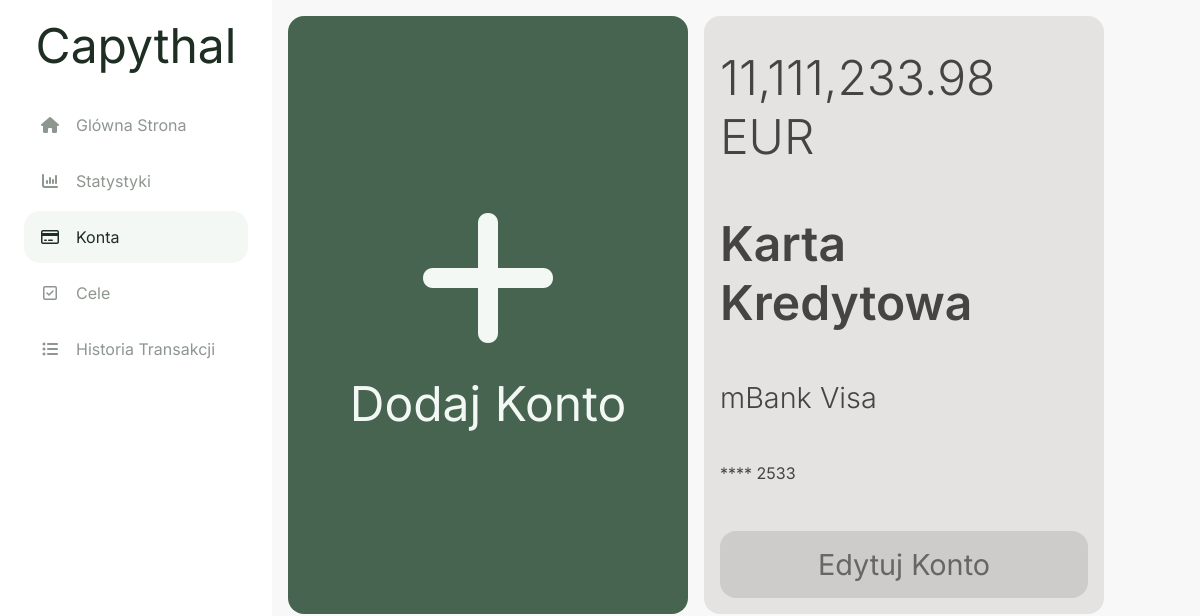
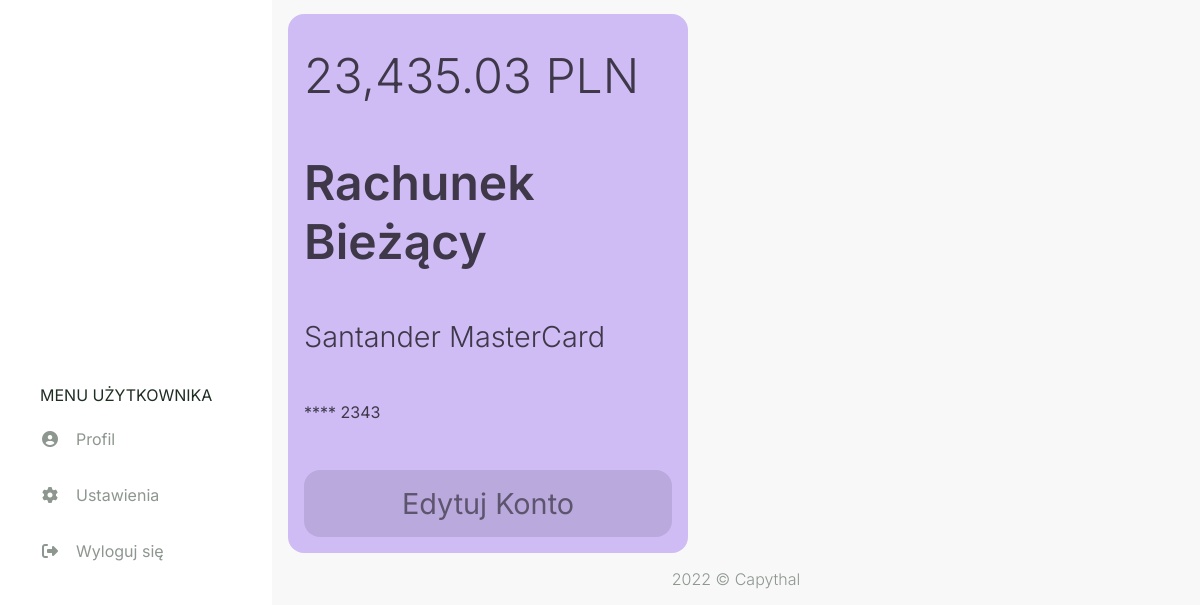
The app's page /accounts (signed in), older data (2 pictures, top to bottom).
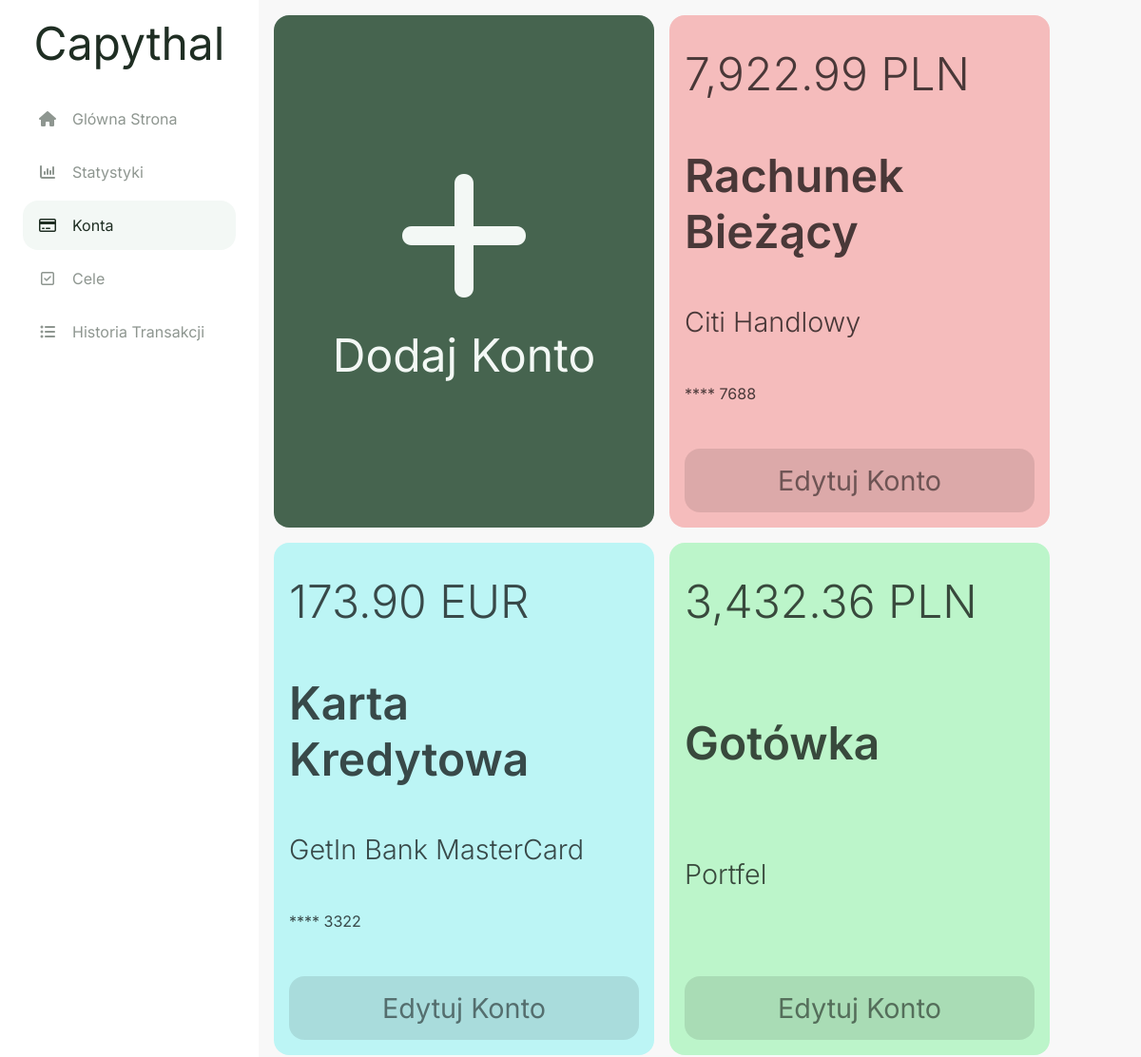
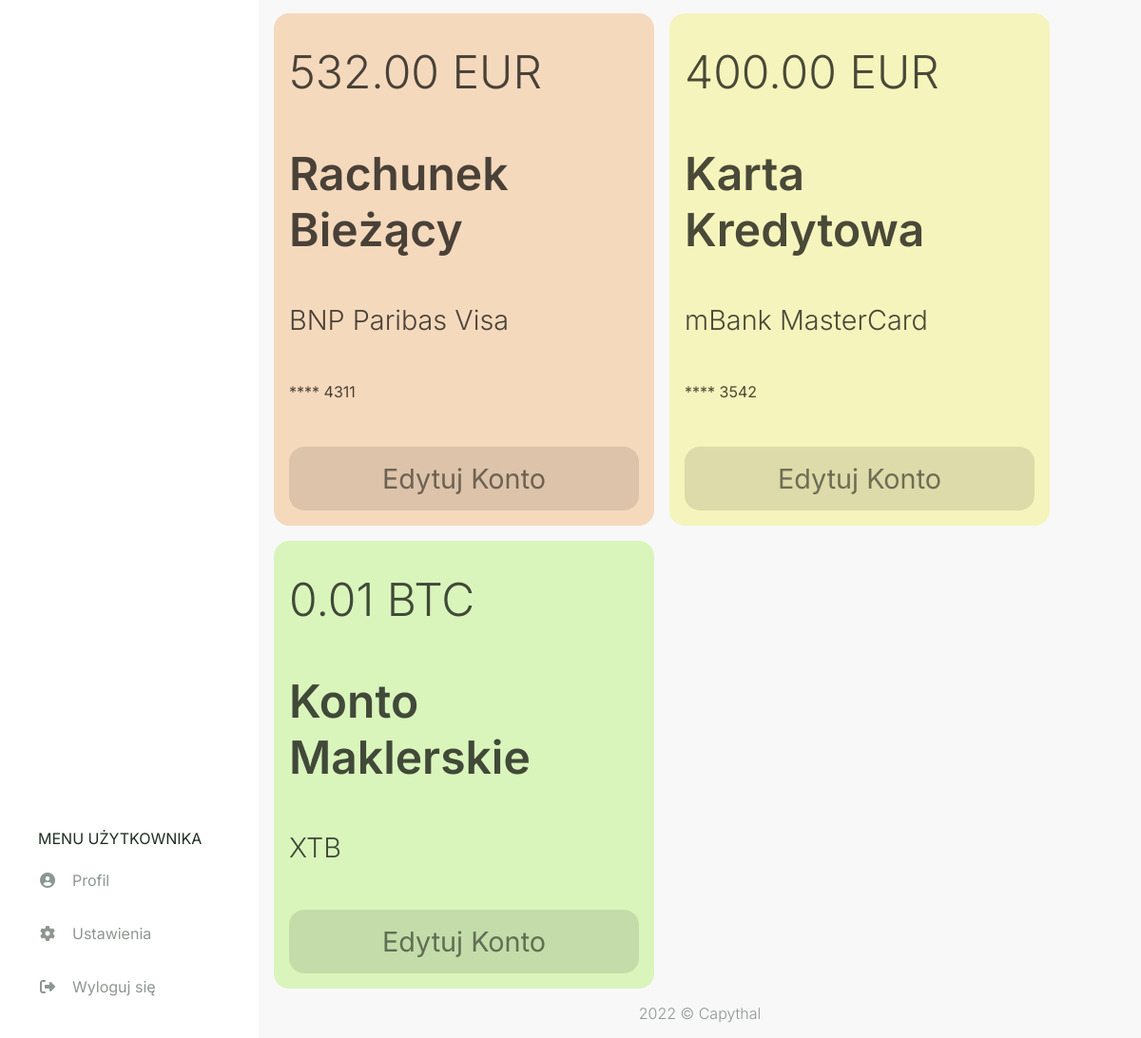
The same page, newer data (2 pictures, top to bottom).
### capythal/models.py (models this page shows, shortened)
class account(db.Model):
    id = db.Column(db.Integer, primary_key=True)
    user_id = db.Column(db.Integer, db.ForeignKey('user.id'), nullable=False)
    currency_id = db.Column(db.Integer, db.ForeignKey('currency.id'), nullable=False)
    card_id = db.Column(db.Integer, db.ForeignKey('card.id'))
    acc_type_id = db.Column(db.Integer, db.ForeignKey('acc_type.id'), nullable=False)
    style_id = db.Column(db.Integer, db.ForeignKey('style.id'), nullable=False)
    amount = db.Column(db.Float(20,2), default = 0)
    card_number = db.Column(db.String(4))
    fin_inst = db.Column(db.String(20))
    transaction = db.relationship("transaction", backref="account", lazy=True)
    settings = db.relationship("settings", back_populates="account", uselist=False)
    goal = db.relationship("goal", backref="account", lazy=True)

class currency(db.Model):
    id = db.Column(db.Integer, primary_key=True)
    name = db.Column(db.String(20), nullable=False)
    account = db.relationship("account", backref="currency", lazy=True)
    settings = db.relationship("settings", backref="currency", lazy=True)

class acc_type(db.Model):
    id = db.Column(db.Integer, primary_key=True)
    name = db.Column(db.String(20), nullable=False)
    account = db.relationship("account", backref="acc_type", lazy=True)

class card(db.Model):
    id = db.Column(db.Integer, primary_key=True)
    name = db.Column(db.String(20), nullable=False)
    account = db.relationship("account", backref="card", lazy=True)

### capythal/routes.py (the view, shortened to what this page needs)
@app.route('/accounts', methods=['GET', 'POST'])
@login_required
def accounts():
    form_add = addAccForm()
    form_edit = editAccForm()
    accounts = db.session.query(account,currency,card,acc_type,style).join(currency).join(card).join(acc_type).join(style).filter(account.user_id == current_user.id)
    if form_edit.deleteAcc.data and form_edit.validate():
        db.session.execute(
            delete(account)
            .where((account.id == form_edit.account_id.data) & (account.user_id == current_user.id)))
        db.session.commit()
        return redirect(url_for('accounts'))
    return render_template("accounts.html", accounts = accounts, form_add = form_add, form_edit = form_edit)

### capythal/models.py (called while the page is built)
@login_manager.user_loader
def load_user(user_id):
    return user.query.get(int(user_id))

### capythal/routes.py (called while the page is built)
@app.template_filter()
def currencyFormat(value):
    value = float(value)
    return "{:,.2f}".format(value)

### capythal/templates/accounts.html (shortened to what this page needs)
{% extends "layout.html" %}
{% set active_page = "accounts" %}
{% block head %}
  {{ super() }}
  <link rel="stylesheet" href="{{ url_for('static', filename='css/accounts.css') }}">
  <link rel="stylesheet" href="{{ url_for('static', filename='css/modals/account-modal.css') }}">
{% endblock %}
{% block content %}
<div class="accounts-flexbox">
  <a href="#modal-add" class="account-add bg-main-btn fc-main-btn">
    <span class="account-plus-sign fa fa-plus"></span>
    <span class="fs-1">Dodaj Konto</span>
  </a>
  {% for account,currency,card,acc_type,style in accounts %}
    <div class="account-info style-{{ style.name }}">
      <span class="fs-1 fw-light">{{ account.amount | currencyFormat }} {{ currency.name }}</span>
      <span class="fs-1 fw-semibold">{{ acc_type.name }}</span>
      <span class="fs-2 fw-light">
        {% if account.fin_inst %}{{ account.fin_inst }}{% endif %} {% if card.name %}{{ card.name }}{% endif %}
      </span>
      {% if account.card_number %}
      <span class="fs-4">**** {{ account.card_number }}</span>
      {% endif %}
      <a href="#modal{{ account.id }}" class="account-edit" value=1>
        <span class="fs-2">Edytuj Konto</span>
      </a>
    </div>
  {% endfor %}
</div>
{% endblock %}

Row changes from the older to the newer data that the page shows:
removed account: amount "11,111,233.98", name "EUR", name "Karta Kredytowa", fin_inst "mBank", name "Visa", card_number "2533"
removed account: amount "23,435.03", name "PLN", name "Rachunek Bieżący", fin_inst "Santander", name "MasterCard", card_number "2343"
added account: amount "7,922.99", name "PLN", name "Rachunek Bieżący", fin_inst "Citi Handlowy", card_number "7688"
now on this page (row edited): account: amount "173.90", name "EUR", name "Karta Kredytowa", fin_inst "GetIn Bank", name "MasterCard", card_number "3322"
now on this page (row edited): account: amount "3,432.36", name "PLN", name "Gotówka", fin_inst "Portfel"
added account: amount "532.00", name "EUR", name "Rachunek Bieżący", fin_inst "BNP Paribas", name "Visa", card_number "4311"
added account: amount "400.00", name "EUR", name "Karta Kredytowa", fin_inst "mBank", name "MasterCard", card_number "3542"
added account: amount "0.01", name "BTC", name "Konto Maklerskie", fin_inst "XTB"
